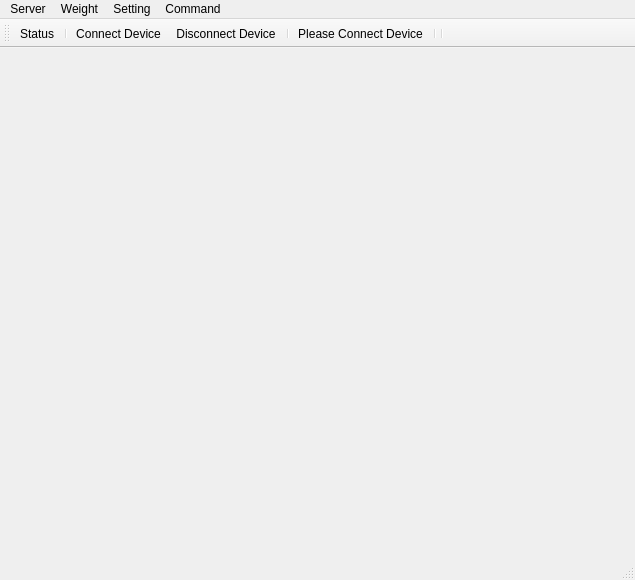
<?xml version="1.0" encoding="UTF-8"?>
<ui version="4.0">
 <class>MainWindow</class>
 <widget class="QMainWindow" name="MainWindow">
  <property name="windowModality">
   <enum>Qt::WindowModal</enum>
  </property>
  <property name="geometry">
   <rect>
    <x>0</x>
    <y>0</y>
    <width>635</width>
    <height>580</height>
   </rect>
  </property>
  <property name="windowTitle">
   <string>Senologsys Weight Scale</string>
  </property>
  <property name="windowIcon">
   <iconset resource="resources.qrc">
    <normaloff>:/mm_packing_weight.png</normaloff>:/mm_packing_weight.png</iconset>
  </property>
  <widget class="QWidget" name="centralWidget"/>
  <widget class="QMenuBar" name="menuBar">
   <property name="geometry">
    <rect>
     <x>0</x>
     <y>0</y>
     <width>635</width>
     <height>21</height>
    </rect>
   </property>
   <widget class="QMenu" name="menuServer">
    <property name="title">
     <string>Server</string>
    </property>
    <addaction name="actionStatus"/>
    <addaction name="actionLogout"/>
   </widget>
   <widget class="QMenu" name="menuSetting">
    <property name="title">
     <string>Setting</string>
    </property>
    <addaction name="actionOpen_Port"/>
    <addaction name="actionDisconnect_Port"/>
    <addaction name="actionSettingServer"/>
    <addaction name="actionConfigure"/>
    <addaction name="actionShow_Hide_Terminals"/>
   </widget>
   <widget class="QMenu" name="menuWeight">
    <property name="title">
     <string>Weight</string>
    </property>
    <addaction name="actionReading"/>
   </widget>
   <widget class="QMenu" name="menuCommand">
    <property name="title">
     <string>Command</string>
    </property>
    <addaction name="actionUpdate"/>
    <addaction name="separator"/>
    <addaction name="actionSet_Weight_Empty"/>
    <addaction name="separator"/>
    <addaction name="actionSet_Weight_1"/>
    <addaction name="actionSet_Weight_10"/>
    <addaction name="actionSet_Weight_100"/>
    <addaction name="actionSet_Weight_1000"/>
   </widget>
   <addaction name="menuServer"/>
   <addaction name="menuWeight"/>
   <addaction name="menuSetting"/>
   <addaction name="menuCommand"/>
  </widget>
  <widget class="QToolBar" name="mainToolBar">
   <attribute name="toolBarArea">
    <enum>TopToolBarArea</enum>
   </attribute>
   <attribute name="toolBarBreak">
    <bool>false</bool>
   </attribute>
   <addaction name="actionStatus"/>
   <addaction name="separator"/>
   <addaction name="actionOpen_Port"/>
   <addaction name="actionDisconnect_Port"/>
   <addaction name="separator"/>
   <addaction name="actionReading"/>
   <addaction name="separator"/>
   <addaction name="separator"/>
  </widget>
  <widget class="QStatusBar" name="statusBar"/>
  <action name="actionLogout">
   <property name="text">
    <string>Logout</string>
   </property>
  </action>
  <action name="actionOpen_Port">
   <property name="text">
    <string>Connect Device</string>
   </property>
  </action>
  <action name="actionDisconnect_Port">
   <property name="text">
    <string>Disconnect Device</string>
   </property>
  </action>
  <action name="actionConfigure">
   <property name="text">
    <string>Scale</string>
   </property>
  </action>
  <action name="actionShow_Hide_Terminals">
   <property name="checkable">
    <bool>true</bool>
   </property>
   <property name="text">
    <string>Terminal</string>
   </property>
  </action>
  <action name="actionReading">
   <property name="text">
    <string>Please Connect Device</string>
   </property>
  </action>
  <action name="actionStatus">
   <property name="text">
    <string>Status</string>
   </property>
  </action>
  <action name="actionUpdate">
   <property name="text">
    <string>Force Update</string>
   </property>
  </action>
  <action name="actionSettingServer">
   <property name="text">
    <string>Server</string>
   </property>
   <property name="toolTip">
    <string>Service Server</string>
   </property>
  </action>
  <action name="actionSet_Weight_Empty">
   <property name="text">
    <string>Set Weight Empty</string>
   </property>
  </action>
  <action name="actionSet_Weight_1">
   <property name="text">
    <string>Set Weight 1</string>
   </property>
  </action>
  <action name="actionSet_Weight_10">
   <property name="text">
    <string>Set Weight 10</string>
   </property>
  </action>
  <action name="actionSet_Weight_100">
   <property name="text">
    <string>Set Weight 100</string>
   </property>
  </action>
  <action name="actionSet_Weight_1000">
   <property name="text">
    <string>Set Weight 1000</string>
   </property>
  </action>
 </widget>
 <layoutdefault spacing="6" margin="11"/>
 <resources>
  <include location="resources.qrc"/>
 </resources>
 <connections/>
</ui>
